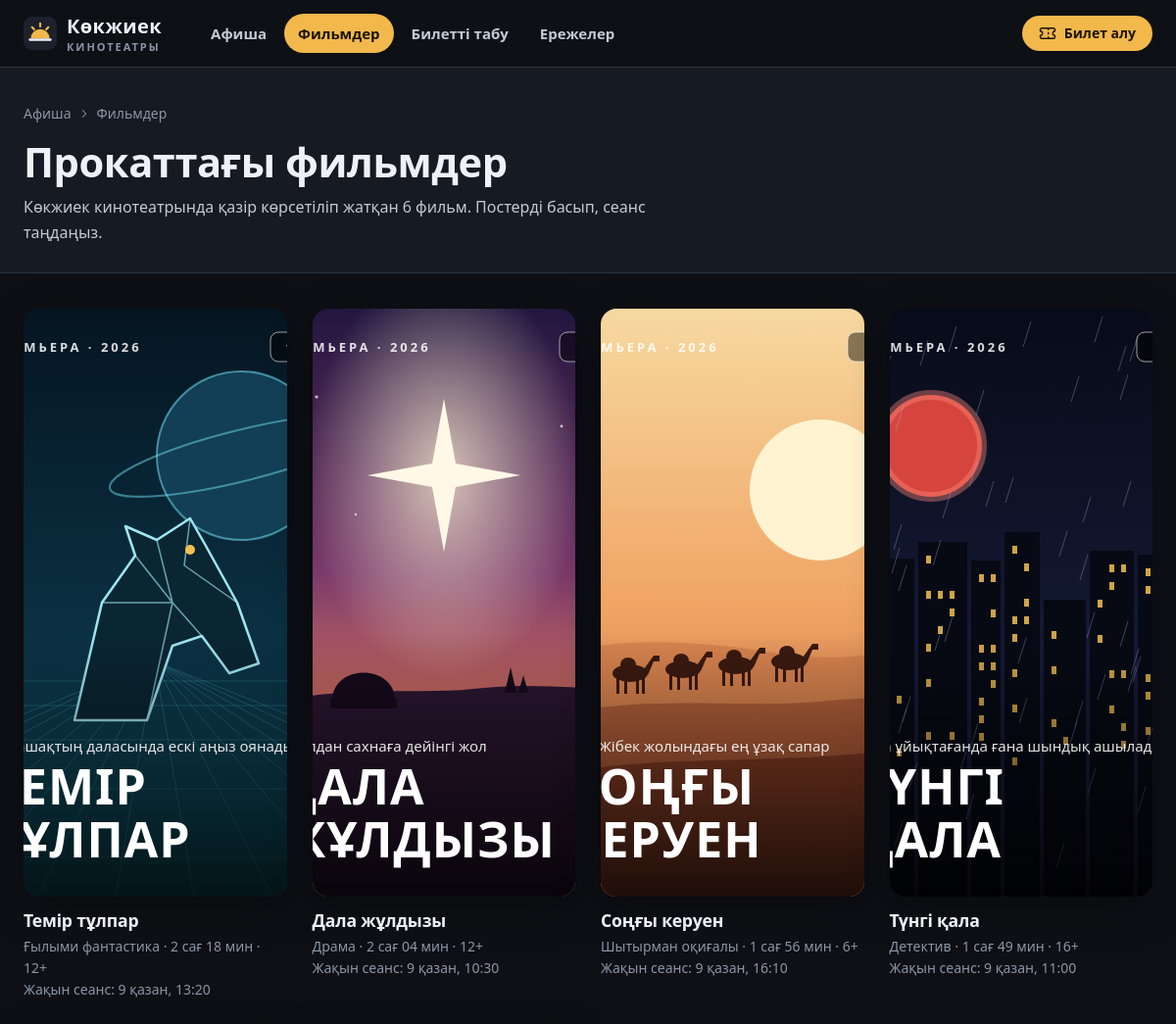
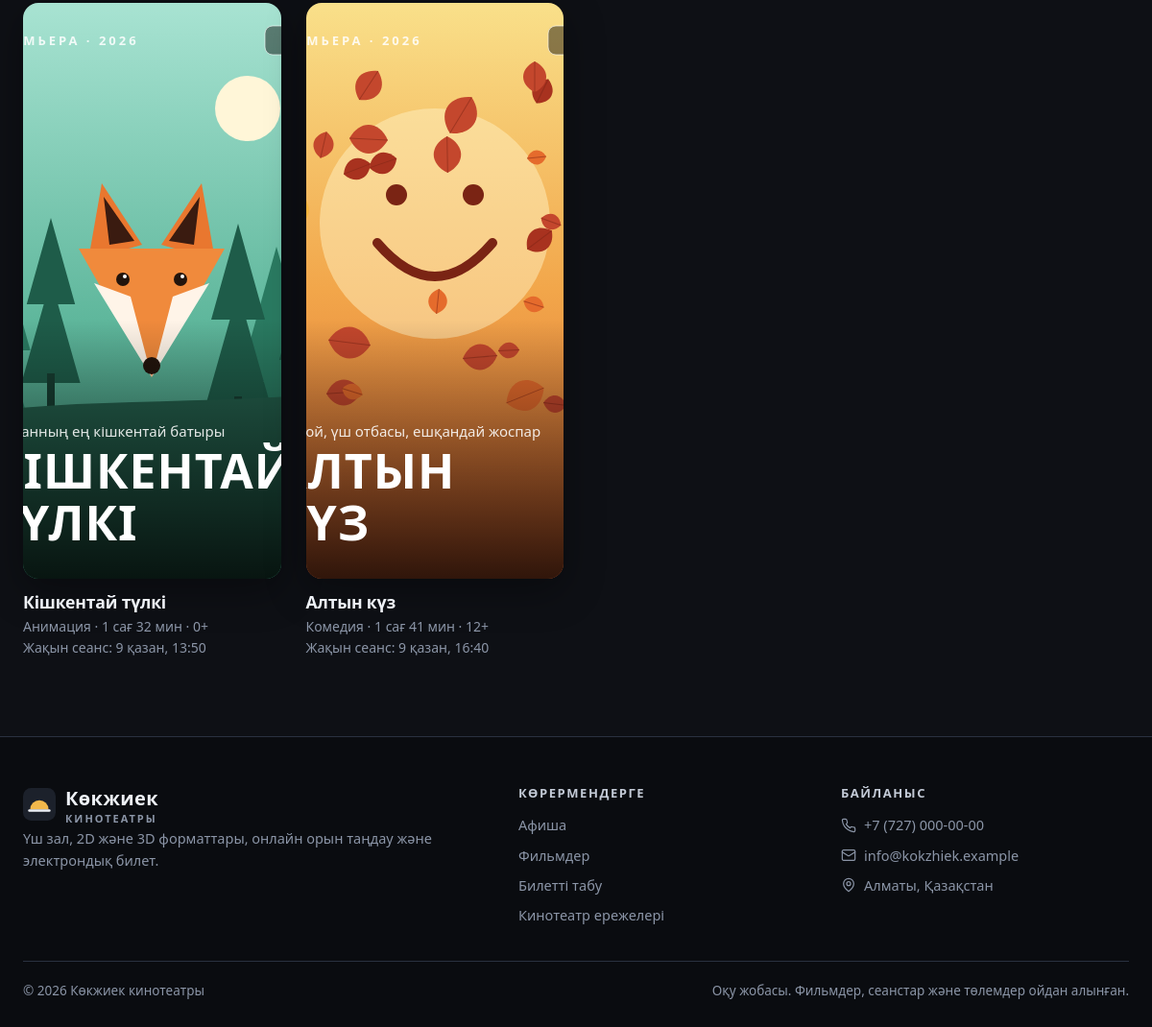
The app's page /movies with its own data (2 pictures, top to bottom).
### tables this page shows
CREATE TABLE movies (
    id INTEGER PRIMARY KEY AUTOINCREMENT,
    slug TEXT NOT NULL UNIQUE,
    title TEXT NOT NULL,
    genre TEXT NOT NULL,
    duration_min INTEGER NOT NULL,
    age_rating TEXT NOT NULL,
    director TEXT NOT NULL,
    language TEXT NOT NULL,
    year INTEGER NOT NULL,
    tagline TEXT NOT NULL,
    description TEXT NOT NULL,
    featured INTEGER NOT NULL DEFAULT 0
);

### kokzhiek/views.py (the view)
@bp.route("/movies")
def movies():
    return render_template("movies/list.html", movies=catalog.list_movies())

### kokzhiek/catalog.py (called while the page is built)
def now_text():
    return datetime.now().strftime("%Y-%m-%d %H:%M")

def list_movies():
    return get_db().execute(
        """
        SELECT m.*,
               (SELECT MIN(s.starts_at) FROM showtimes s
                 WHERE s.movie_id = m.id AND s.starts_at > ?) AS next_showtime
        FROM movies m
        ORDER BY m.featured DESC, m.id
        """,
        (now_text(),),
    ).fetchall()

### kokzhiek/db.py (called while the page is built)
def get_db():
    if "db" not in g:
        g.db = sqlite3.connect(current_app.config["DATABASE"])
        g.db.row_factory = sqlite3.Row
        g.db.execute("PRAGMA foreign_keys = ON")
    return g.db

### kokzhiek/filters.py (called while the page is built)
def to_datetime(value):
    if isinstance(value, datetime):
        return value
    if isinstance(value, date):
        return datetime(value.year, value.month, value.day)
    text = str(value)
    return datetime.strptime(text[:16], "%Y-%m-%d %H:%M") if len(text) >= 16 else datetime.strptime(text[:10], "%Y-%m-%d")

def format_date(value, weekday=True):
    moment = to_datetime(value)
    text = f"{moment.day}{NBSP}{MONTHS[moment.month - 1]}"
    if weekday:
        text += f", {WEEKDAYS[moment.weekday()]}"
    return text

def format_time(value):
    return to_datetime(value).strftime("%H:%M")

def format_duration(minutes):
    hours, rest = divmod(int(minutes), 60)
    return f"{hours}{NBSP}сағ {rest:02d}{NBSP}мин" if hours else f"{rest}{NBSP}мин"

def init_app(app):
    app.jinja_env.filters.update(
        number=format_number,
        money=format_money,
        kzdate=format_date,
        hhmm=format_time,
        day_label=day_label,
        duration=format_duration,
        phone=format_phone,
    )
    app.jinja_env.globals["barcode"] = barcode
    @app.context_processor
    def inject_globals():
        return {"current_year": date.today().year}

### kokzhiek/icons.py (called while the page is built)
def icon(name, size=20, cls=""):
    extra = f" {cls}" if cls else ""
    return Markup(TEMPLATE.format(extra=extra, size=size, paths=ICONS[name]))

### kokzhiek/security.py (called while the page is built)
def verify_csrf():
    if not current_app.config.get("CSRF_ENABLED", True):
        return
    if request.method not in ("POST", "PUT", "PATCH", "DELETE"):
        return
    sent = request.form.get(CSRF_FIELD, "")
    expected = session.get(CSRF_FIELD, "")
    if not expected or not hmac.compare_digest(sent, expected):
        abort(400, description=CSRF_MESSAGE)

### kokzhiek/templates/movies/list.html (shortened to what this page needs)
{% extends "base.html" %}
{% block content %}
<header class="page-header">
  <div class="container">
    <ol class="breadcrumbs">
      <li><a href="{{ url_for('main.index') }}">Афиша</a>{{ icon("chevron-right", 14) }}</li>
      <li aria-current="page">Фильмдер</li>
    </ol>
    <h1>Прокаттағы фильмдер</h1>
    <p class="lead">Көкжиек кинотеатрында қазір көрсетіліп жатқан {{ movies|length }} фильм. Постерді басып, сеанс таңдаңыз.</p>
  </div>
</header>
<section class="page-body">
  <div class="container">
    <ul class="movie-grid">
      {% for movie in movies %}
        <li class="movie-card">
          <a href="{{ url_for('main.movie_detail', slug=movie.slug) }}">
            <img src="{{ url_for('static', filename='img/posters/' ~ movie.slug ~ '.svg') }}" alt="«{{ movie.title }}» фильмінің постері" width="400" height="600" loading="lazy">
            <h3>{{ movie.title }}</h3>
            <p>{{ movie.genre }} · {{ movie.duration_min|duration }} · {{ movie.age_rating }}</p>
            <p>
              {% if movie.next_showtime %}
                Жақын сеанс: {{ movie.next_showtime|kzdate(false) }}, {{ movie.next_showtime|hhmm }}
              {% else %}
                Жақын күндері сеанс жоқ
              {% endif %}
            </p>
          </a>
        </li>
      {% endfor %}
    </ul>
  </div>
</section>
{% endblock %}

### kokzhiek/static/css/style.css (style rules this page uses)
:root { --bg: #0e1015; --surface: #161a22; --surface-2: #1c212b; --surface-3: #242a36; --line: #2a3140; --line-2: #394256; --text: #eef1f6; --text-2: #c3cad6; --muted: #8b95a7; --accent: #f2b84b; --accent-hover: #f6c96f; --accent-ink: #1b1406; --accent-soft: rgba(242, 184, 75, 0.14); --red: #ef6b62; --red-soft: rgba(239, 107, 98, 0.14); --green: #46c08a; --green-soft: rgba(70, 192, 138, 0.14); --blue: #6db3f2; --blue-soft: rgba(109, 179, 242, 0.14); --seat: #2b3244; --seat-line: #3d465d; --radius-sm: 6px; --radius: 10px; --radius-lg: 16px; --shadow: 0 12px 40px rgba(0, 0, 0, 0.35); --font: "Segoe UI", system-ui, -apple-system, "Helvetica Neue", Roboto, Arial, sans-serif; --container: 1200px; --header-h: 68px; color-scheme: dark; }
*, *::before, *::after { box-sizing: border-box; }
html { scroll-behavior: smooth; -webkit-text-size-adjust: 100%; }
body { margin: 0; min-height: 100vh; display: flex; flex-direction: column; font-family: var(--font); font-size: 16px; line-height: 1.6; color: var(--text); background: var(--bg); -webkit-font-smoothing: antialiased; }
h1, h2, h3 { margin: 0 0 0.5em; line-height: 1.2; letter-spacing: -0.01em; }
p { margin: 0 0 1em; }
a { color: var(--accent); text-underline-offset: 3px; }
img { max-width: 100%; display: block; }
ul, ol { margin: 0; padding: 0; }
.container { width: 100%; max-width: var(--container); margin: 0 auto; padding: 0 24px; }
.icon { display: inline-block; flex-shrink: 0; vertical-align: middle; }
.movie-grid { display: grid; grid-template-columns: repeat(auto-fill, minmax(210px, 1fr)); gap: 26px; list-style: none; }
.movie-card a { display: block; color: var(--text); text-decoration: none; }
.movie-card img { width: 100%; aspect-ratio: 2 / 3; object-fit: cover; border-radius: var(--radius-lg); box-shadow: var(--shadow); transition: transform 0.2s ease; }
.movie-card h3 { margin: 14px 0 4px; font-size: 1.1rem; }
.movie-card p { margin: 0; font-size: 14px; color: var(--muted); }
.page-header { padding: 36px 0 28px; border-bottom: 1px solid var(--line); background: var(--surface); }
.page-header h1 { font-size: clamp(1.9rem, 3.6vw, 2.6rem); margin-bottom: 8px; }
.page-header .lead { max-width: 680px; margin: 0; color: var(--text-2); }
.breadcrumbs { display: flex; flex-wrap: wrap; align-items: center; gap: 6px; margin-bottom: 14px; list-style: none; font-size: 14px; color: var(--muted); }
.breadcrumbs li { display: inline-flex; align-items: center; gap: 6px; }
.breadcrumbs a { color: var(--muted); text-decoration: none; }
.page-body { padding: 36px 0 80px; }

### records on screen
movies: slug (picture), title "Темір тұлпар", genre "Ғылыми фантастика", duration_min|duration "2 сағ 18 мин", age_rating "12+", next_showtime|kzdate "9 қазан", next_showtime|hhmm "13:20"
movies: slug (picture), title "Дала жұлдызы", genre "Драма", duration_min|duration "2 сағ 04 мин", age_rating "12+", next_showtime|kzdate "9 қазан", next_showtime|hhmm "10:30"
movies: slug (picture), title "Соңғы керуен", genre "Шытырман оқиғалы", duration_min|duration "1 сағ 56 мин", age_rating "6+", next_showtime|kzdate "9 қазан", next_showtime|hhmm "16:10"
movies: slug (picture), title "Түнгі қала", genre "Детектив", duration_min|duration "1 сағ 49 мин", age_rating "16+", next_showtime|kzdate "9 қазан", next_showtime|hhmm "11:00"
movies: slug (picture), title "Кішкентай түлкі", genre "Анимация", duration_min|duration "1 сағ 32 мин", age_rating "0+", next_showtime|kzdate "9 қазан", next_showtime|hhmm "13:50"
movies: slug (picture), title "Алтын күз", genre "Комедия", duration_min|duration "1 сағ 41 мин", age_rating "12+", next_showtime|kzdate "9 қазан", next_showtime|hhmm "16:40"

### other values on screen
{{ movies|length }} "6"
